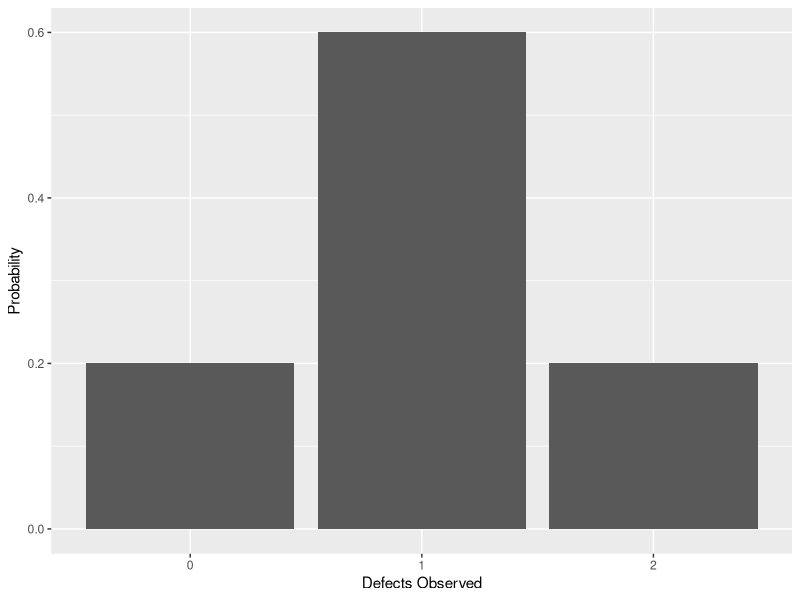

Generate this figure with R:
library(ggplot2)

y <- 0:2

prob <- dhyper(0:2, 2, 4, 3)

Y <- data.frame(y,prob)

ggplot(Y, aes(x = factor(y), y = prob)) + 
    geom_bar(stat = "identity") +
    xlab("Defects Observed") + 
    ylab("Probability")
